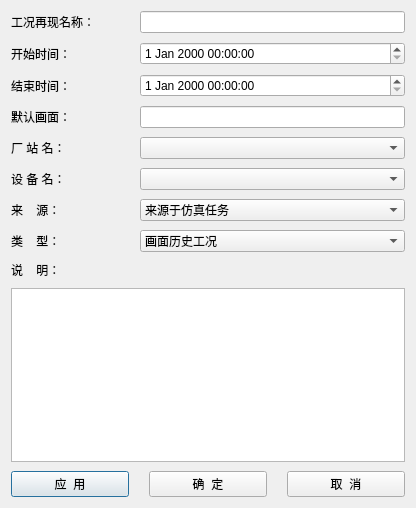
<?xml version="1.0" encoding="UTF-8"?>
<ui version="4.0">
 <class>CRevertAddTable</class>
 <widget class="QDialog" name="CRevertAddTable">
  <property name="geometry">
   <rect>
    <x>0</x>
    <y>0</y>
    <width>416</width>
    <height>508</height>
   </rect>
  </property>
  <property name="windowTitle">
   <string>添加工况再现</string>
  </property>
  <property name="styleSheet">
   <string notr="true">font: 14pt &quot;宋体&quot;;</string>
  </property>
  <layout class="QVBoxLayout" name="verticalLayout_2">
   <property name="spacing">
    <number>9</number>
   </property>
   <item>
    <layout class="QHBoxLayout" name="horizontalLayout">
     <item>
      <widget class="QLabel" name="label">
       <property name="minimumSize">
        <size>
         <width>120</width>
         <height>0</height>
        </size>
       </property>
       <property name="maximumSize">
        <size>
         <width>120</width>
         <height>16777215</height>
        </size>
       </property>
       <property name="styleSheet">
        <string notr="true">font: 12pt &quot;宋体&quot;;</string>
       </property>
       <property name="text">
        <string>工况再现名称：</string>
       </property>
      </widget>
     </item>
     <item>
      <widget class="QLineEdit" name="editRevertName"/>
     </item>
    </layout>
   </item>
   <item>
    <layout class="QHBoxLayout" name="horizontalLayout_2">
     <item>
      <widget class="QLabel" name="label_2">
       <property name="minimumSize">
        <size>
         <width>120</width>
         <height>0</height>
        </size>
       </property>
       <property name="maximumSize">
        <size>
         <width>120</width>
         <height>16777215</height>
        </size>
       </property>
       <property name="styleSheet">
        <string notr="true">font: 12pt &quot;宋体&quot;;</string>
       </property>
       <property name="text">
        <string>开始时间：</string>
       </property>
      </widget>
     </item>
     <item>
      <widget class="QDateTimeEdit" name="editStartTime"/>
     </item>
    </layout>
   </item>
   <item>
    <layout class="QHBoxLayout" name="horizontalLayout_3">
     <item>
      <widget class="QLabel" name="label_3">
       <property name="minimumSize">
        <size>
         <width>120</width>
         <height>0</height>
        </size>
       </property>
       <property name="maximumSize">
        <size>
         <width>120</width>
         <height>16777215</height>
        </size>
       </property>
       <property name="styleSheet">
        <string notr="true">font: 12pt &quot;宋体&quot;;</string>
       </property>
       <property name="text">
        <string>结束时间：</string>
       </property>
      </widget>
     </item>
     <item>
      <widget class="QDateTimeEdit" name="editEndTime"/>
     </item>
    </layout>
   </item>
   <item>
    <layout class="QHBoxLayout" name="horizontalLayout_4">
     <item>
      <widget class="QLabel" name="label_4">
       <property name="minimumSize">
        <size>
         <width>120</width>
         <height>0</height>
        </size>
       </property>
       <property name="maximumSize">
        <size>
         <width>120</width>
         <height>16777215</height>
        </size>
       </property>
       <property name="styleSheet">
        <string notr="true">font: 12pt &quot;宋体&quot;;</string>
       </property>
       <property name="text">
        <string>默认画面：</string>
       </property>
      </widget>
     </item>
     <item>
      <widget class="QLineEdit" name="editFileName"/>
     </item>
    </layout>
   </item>
   <item>
    <layout class="QHBoxLayout" name="horizontalLayout_5">
     <item>
      <widget class="QLabel" name="label_6">
       <property name="minimumSize">
        <size>
         <width>120</width>
         <height>0</height>
        </size>
       </property>
       <property name="maximumSize">
        <size>
         <width>120</width>
         <height>16777215</height>
        </size>
       </property>
       <property name="styleSheet">
        <string notr="true">font: 12pt &quot;宋体&quot;;</string>
       </property>
       <property name="text">
        <string>厂 站 名：</string>
       </property>
      </widget>
     </item>
     <item>
      <widget class="QComboBox" name="editStation"/>
     </item>
    </layout>
   </item>
   <item>
    <layout class="QHBoxLayout" name="horizontalLayout_6">
     <item>
      <widget class="QLabel" name="label_7">
       <property name="minimumSize">
        <size>
         <width>120</width>
         <height>0</height>
        </size>
       </property>
       <property name="maximumSize">
        <size>
         <width>120</width>
         <height>16777215</height>
        </size>
       </property>
       <property name="styleSheet">
        <string notr="true">font: 12pt &quot;宋体&quot;;</string>
       </property>
       <property name="text">
        <string>设 备 名：</string>
       </property>
      </widget>
     </item>
     <item>
      <widget class="QComboBox" name="editDev"/>
     </item>
    </layout>
   </item>
   <item>
    <layout class="QHBoxLayout" name="horizontalLayout_7">
     <item>
      <widget class="QLabel" name="label_8">
       <property name="minimumSize">
        <size>
         <width>120</width>
         <height>0</height>
        </size>
       </property>
       <property name="maximumSize">
        <size>
         <width>120</width>
         <height>16777215</height>
        </size>
       </property>
       <property name="styleSheet">
        <string notr="true">font: 12pt &quot;宋体&quot;;</string>
       </property>
       <property name="text">
        <string>来    源：</string>
       </property>
      </widget>
     </item>
     <item>
      <widget class="QComboBox" name="editSrc">
       <item>
        <property name="text">
         <string>来源于仿真任务</string>
        </property>
       </item>
       <item>
        <property name="text">
         <string>来源于监控系统</string>
        </property>
       </item>
      </widget>
     </item>
    </layout>
   </item>
   <item>
    <layout class="QHBoxLayout" name="horizontalLayout_8">
     <item>
      <widget class="QLabel" name="label_9">
       <property name="minimumSize">
        <size>
         <width>120</width>
         <height>0</height>
        </size>
       </property>
       <property name="maximumSize">
        <size>
         <width>120</width>
         <height>16777215</height>
        </size>
       </property>
       <property name="styleSheet">
        <string notr="true">font: 12pt &quot;宋体&quot;;</string>
       </property>
       <property name="text">
        <string>类    型：</string>
       </property>
      </widget>
     </item>
     <item>
      <widget class="QComboBox" name="editType">
       <item>
        <property name="text">
         <string>画面历史工况</string>
        </property>
       </item>
       <item>
        <property name="text">
         <string>设备历史工况</string>
        </property>
       </item>
      </widget>
     </item>
    </layout>
   </item>
   <item>
    <layout class="QVBoxLayout" name="verticalLayout">
     <item>
      <widget class="QLabel" name="label_5">
       <property name="styleSheet">
        <string notr="true">font: 12pt &quot;宋体&quot;;</string>
       </property>
       <property name="text">
        <string>说    明：</string>
       </property>
      </widget>
     </item>
     <item>
      <widget class="QTextEdit" name="editRemark"/>
     </item>
    </layout>
   </item>
   <item>
    <layout class="QHBoxLayout" name="horizontalLayout_9">
     <property name="spacing">
      <number>20</number>
     </property>
     <item>
      <widget class="QPushButton" name="buttonApply">
       <property name="styleSheet">
        <string notr="true">font: 12pt &quot;宋体&quot;;</string>
       </property>
       <property name="text">
        <string>应  用</string>
       </property>
      </widget>
     </item>
     <item>
      <widget class="QPushButton" name="buttonEnter">
       <property name="styleSheet">
        <string notr="true">font: 12pt &quot;宋体&quot;;</string>
       </property>
       <property name="text">
        <string>确  定</string>
       </property>
      </widget>
     </item>
     <item>
      <widget class="QPushButton" name="buttonExit">
       <property name="styleSheet">
        <string notr="true">font: 12pt &quot;宋体&quot;;</string>
       </property>
       <property name="text">
        <string>取  消</string>
       </property>
      </widget>
     </item>
    </layout>
   </item>
  </layout>
 </widget>
 <tabstops>
  <tabstop>editRevertName</tabstop>
  <tabstop>editStartTime</tabstop>
  <tabstop>editEndTime</tabstop>
  <tabstop>editFileName</tabstop>
  <tabstop>editRemark</tabstop>
  <tabstop>buttonEnter</tabstop>
  <tabstop>buttonExit</tabstop>
 </tabstops>
 <resources/>
 <connections>
  <connection>
   <sender>buttonExit</sender>
   <signal>clicked()</signal>
   <receiver>CRevertAddTable</receiver>
   <slot>reject()</slot>
   <hints>
    <hint type="sourcelabel">
     <x>280</x>
     <y>430</y>
    </hint>
    <hint type="destinationlabel">
     <x>199</x>
     <y>238</y>
    </hint>
   </hints>
  </connection>
 </connections>
</ui>
